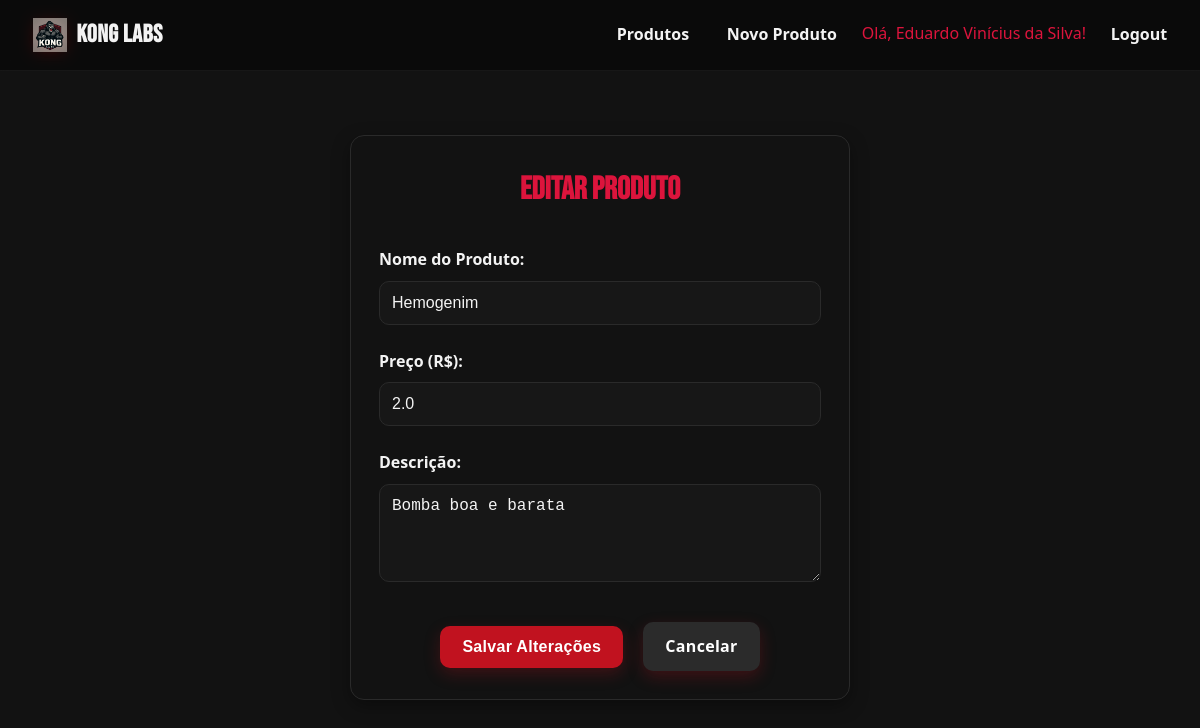
Page /editar_produto/3 (signed in) on the committed database.
### models.py (models this page shows, shortened)
class Produto(db.Model):
    __tablename__ = 'produtos'
    id = db.Column(db.Integer, primary_key=True)
    nome = db.Column(db.String(100), nullable=False)
    preco = db.Column(db.Float, nullable=False)
    descricao = db.Column(db.Text, nullable=True)
    data_criacao = db.Column(db.DateTime, default=datetime.utcnow)

### app.py (the view, shortened to what this page needs)
@app.route('/editar_produto/<int:id>', methods=['GET', 'POST'])
def editar_produto(id):
    if 'user_id' not in session:
        flash('Você precisa fazer login primeiro!', 'error')
        return redirect(url_for('login'))
    produto = Produto.query.get_or_404(id)
    return render_template('editar_produto.html', produto=produto)

### templates/editar_produto.html (shortened to what this page needs)
{% extends 'base.html' %}
{% block content %}
<div class="form-container">
    <h2 style="text-align: center; margin-bottom: 2rem; color: #DC143C; font-family: 'Bebas Neue', cursive; font-size: 2rem;">
        Editar Produto
    </h2>
    <form method="POST">
        <div class="form-group">
            <label for="nome">Nome do Produto:</label>
            <input type="text" id="nome" name="nome" value="{{ produto.nome }}" required>
        </div>
        <div class="form-group">
            <label for="preco">Preço (R$):</label>
            <input type="number" id="preco" name="preco" step="0.01" min="0" value="{{ produto.preco }}" required>
        </div>
        <div class="form-group">
            <label for="descricao">Descrição:</label>
            <textarea id="descricao" name="descricao" rows="4">{{ produto.descricao }}</textarea>
        </div>
        <div style="text-align: center; margin-top: 2rem;">
            <button type="submit" class="botao">Salvar Alterações</button>
            <a href="{{ url_for('produtos') }}" class="botao botao-secondary" style="margin-left: 1rem;">Cancelar</a>
        </div>
    </form>
</div>
{% endblock %}

### static/css/base.css (style rules this page uses)
* { margin: 0; padding: 0; box-sizing: border-box; }
body { font-family: system-ui, -apple-system, Segoe UI, Roboto, Arial, sans-serif; background: #121212; color: #f3f3f3; min-height: 100vh; line-height: 1.6; }
.botao { display: inline-block; background: #c1121f; color: #fff; padding: 12px 22px; text-decoration: none; border-radius: 10px; font-weight: 700; letter-spacing: .3px; transition: background-color .2s ease, transform .12s ease, box-shadow .2s ease; border: none; cursor: pointer; font-size: 1rem; text-align: center; box-shadow: 0 6px 16px rgba(193, 18, 31, .25); }
.botao-secondary { background: #2b2b2b; }
.form-container { background: #121212; padding: 1.75rem; border-radius: 14px; box-shadow: 0 6px 18px rgba(0,0,0,.35); border: 1px solid #2a2a2a; max-width: 500px; margin: 2rem auto; }
.form-group { margin-bottom: 1.5rem; }
.form-group label { display: block; margin-bottom: 0.5rem; color: #f3f3f3; font-weight: 600; }
.form-group input, .form-group textarea { width: 100%; padding: 12px; border: 1px solid #2a2a2a; border-radius: 10px; background: #171717; color: #f3f3f3; font-size: 1rem; transition: border-color .2s ease, box-shadow .2s ease; }

### rows in the picture
Produto: nome "Hemogenim", preco "2.0", descricao "Bomba boa e barata"

### other values in the picture
{{ session.user_nome }} "Eduardo Vinícius da Silva"
